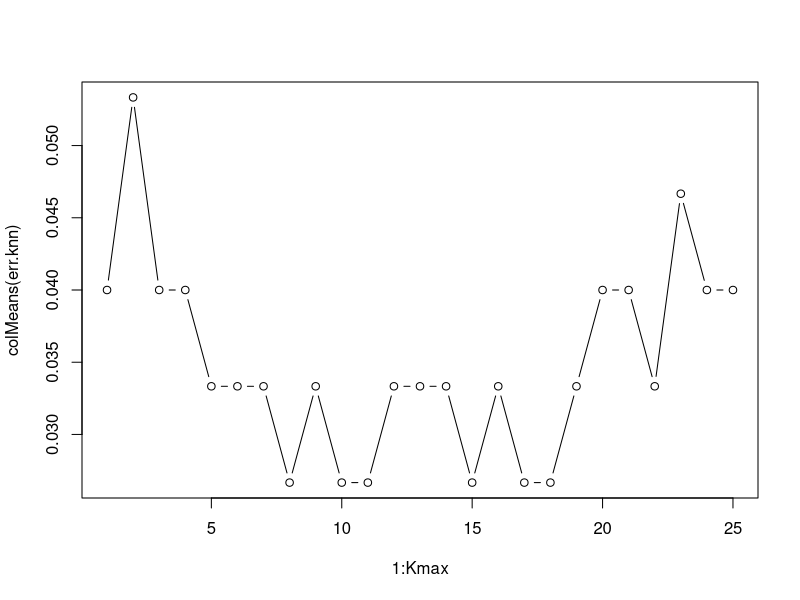

This chart was generated by the following R code:
## ---- chunk 1
knitr::opts_chunk$set(echo = TRUE)
## ---- chunk 2
library(MASS)
?lda
## ---- chunk 3
data(iris)
X = iris[,1:4]
Y = iris$Species
## ---- chunk 4
f.lda = lda(X,Y)
f.qda = qda(X,Y)
## ---- chunk 5
f.qda
## ---- chunk 6
f.qda$scaling
## ---- chunk 7
x_star = c(5.5,3,4,1.5)
y_star = predict(f.qda,x_star)
y_star
## ---- chunk 8
x_star = c(5.5,3,4,1.5)
y_star = predict(f.lda,x_star)
y_star
## ---- chunk 9
V = 15
N = nrow(X)
folds = rep(1:V,N/V)
err.lda = err.qda = rep(NA,V) 
for (v in 1:V){
   # Splitting of the data between learning and valid. sets
   X.learn = X[folds!=v,]
   Y.learn = Y[folds!=v]
   X.val = X[folds==v,]
   Y.val = Y[folds==v]
   
   # Learn the classifier
   f.lda = lda(X.learn,Y.learn)
   f.qda = qda(X.learn,Y.learn)
   
   # Compute the validation classification error
   yhat.lda = predict(f.lda,X.val)$class
   err.lda[v] = sum(yhat.lda != Y.val) / length(Y.val)
   
   yhat.qda = predict(f.qda,X.val)$class
   err.qda[v] = sum(yhat.qda != Y.val) / length(Y.val)
}
cat('* LDA:\t',mean(err.lda),'+/-',sd(err.lda),'\n')
cat('* QDA:\t',mean(err.qda),'+/-',sd(err.qda),'\n')
## ---- chunk 10
library(class)
x_star = c(5.5,3,4,1.5)
y_hat = knn(X,x_star,Y,k = 3)
y_hat
## ---- chunk 11
V = 15
N = nrow(X)
folds = rep(1:V,N/V)
Kmax = 25
err.knn = matrix(NA,V,Kmax) 
for (v in 1:V){
   # Splitting of the data between learning and valid. sets
   X.learn = X[folds!=v,]
   Y.learn = Y[folds!=v]
   X.val = X[folds==v,]
   Y.val = Y[folds==v]
   
   # Learn the classifier
   for (k in 1:Kmax){
      yhat = knn(X.learn,X.val,Y.learn,k)
      err.knn[v,k] = sum(yhat != Y.val) / length(Y.val)
   }
}
plot(1:Kmax,colMeans(err.knn),type='b')
